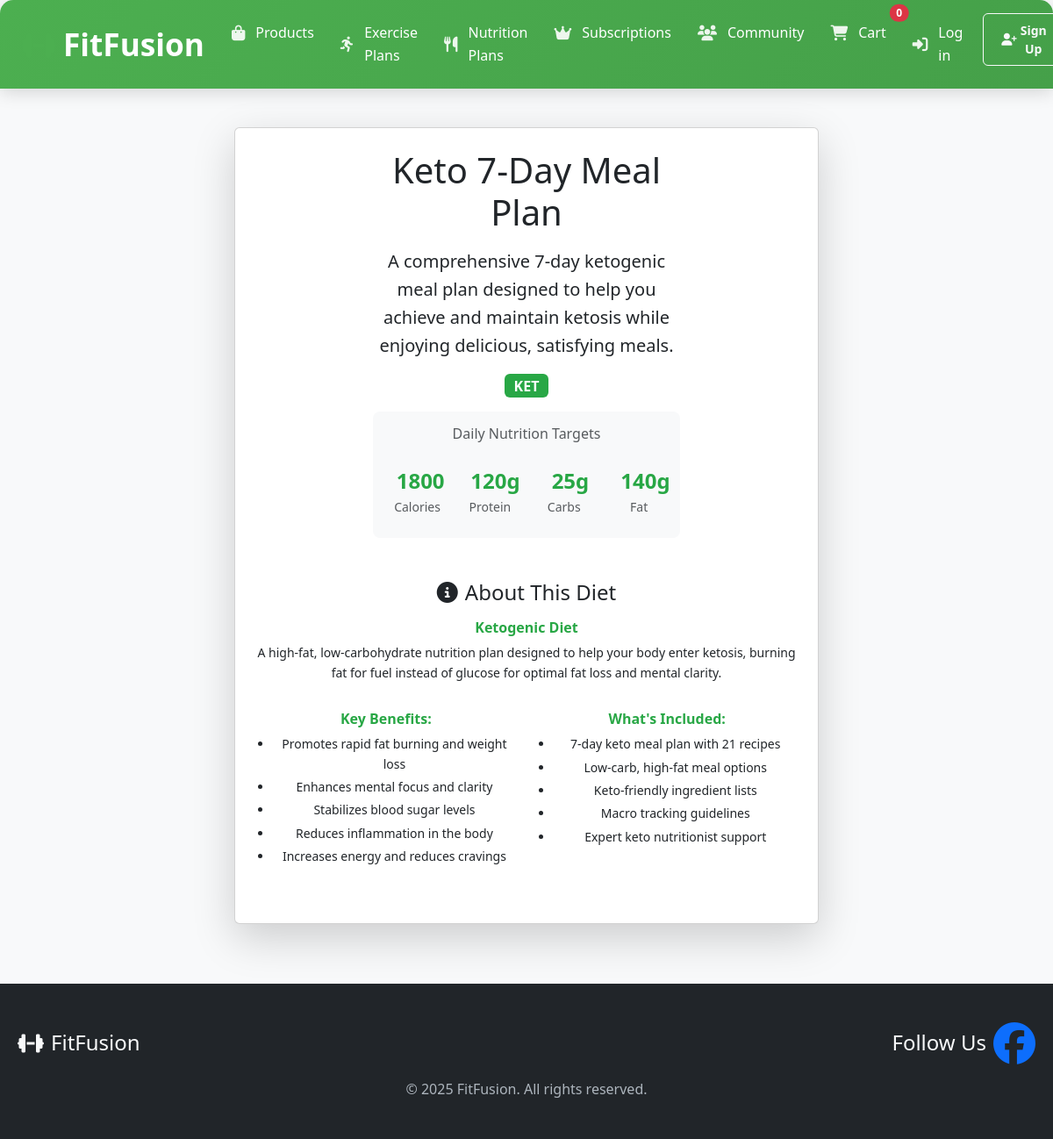
The page /products/nutrition-plan/8/ on the database its author committed.
### inventory/models.py (models this page shows, shortened)
class NutritionPlan(models.Model):
    DIET_TYPE_CHOICES = [
        ('VEG', 'Vegetarian'),
        ('VEGAN', 'Vegan'),
        ('PALEO', 'Paleo'),
        ('KETO', 'Ketogenic'),
        ('BAL', 'Balanced'),
    ]
    name = models.CharField(max_length=200)
    slug = models.SlugField(unique=True)
    description = models.TextField()
    diet_type = models.CharField(max_length=5, choices=DIET_TYPE_CHOICES)
    calories_per_day = models.PositiveIntegerField(help_text="Target calories per day")
    protein_grams = models.PositiveIntegerField(help_text="Target protein in grams")
    carbs_grams = models.PositiveIntegerField(help_text="Target carbs in grams")
    fat_grams = models.PositiveIntegerField(help_text="Target fat in grams")
    duration_days = models.PositiveIntegerField(default=7, help_text="Duration of the plan in days")
    created_at = models.DateTimeField(auto_now_add=True)
    updated_at = models.DateTimeField(auto_now=True)
    nutritionist = models.ForeignKey(User, on_delete=models.SET_NULL, null=True)
    price = models.DecimalField(max_digits=10, decimal_places=2, default=29.99)
    sale_price = models.DecimalField(max_digits=10, decimal_places=2, null=True, blank=True)
    is_active = models.BooleanField(default=True)
    class Meta:
        ordering = ['-created_at']
    def get_weekly_meals(self):
        meals = self.meals.all().order_by('day_of_week', 'meal_type')
        weekly_meals = {}
        for meal in meals:
            if meal.day_of_week not in weekly_meals:
                weekly_meals[meal.day_of_week] = {}
            if meal.meal_type not in weekly_meals[meal.day_of_week]:
                weekly_meals[meal.day_of_week][meal.meal_type] = []
            weekly_meals[meal.day_of_week][meal.meal_type].append(meal)
        return weekly_meals

### inventory/views.py (the view, shortened to what this page needs)
# urls.py: path('nutrition-plan/<int:plan_id>/', views.nutrition_plan_detail, name='nutrition_plan_detail'),
def nutrition_plan_detail(request, plan_id):
    plan = get_object_or_404(NutritionPlan, id=plan_id, is_active=True)
    progress = None
    if request.user.is_authenticated:
        progress = NutritionPlanProgress.objects.filter(
            user=request.user,
            plan=plan
        ).first()
    weekly_meals = plan.get_weekly_meals()
    meal_types = []
    return render(request, 'inventory/nutrition_plan_detail.html', {
        'plan': plan,
        'weekly_meals': weekly_meals,
        'progress': progress,
        'meal_types': meal_types,
        'stripe_public_key': settings.STRIPE_PUBLIC_KEY
    })

### inventory/context_processors.py (called while the page is built)
def cart_count(request):
    cart = request.session.get('cart', {})
    total_items = sum(cart.values())
    return {'cart_count': total_items}

### inventory/templates/inventory/nutrition_plan_detail.html (shortened to what this page needs)
{% extends 'base.html' %}
{% load static %}
{% load inventory_tags %}
{% block content %}
<div class="container mt-4">
    <div class="row justify-content-center">
        <div class="col-lg-8 col-xl-7">
            <div class="card shadow-lg">
                <div class="card-body p-4 text-center">
                    <div class="row mb-4 justify-content-center">
                        <div class="col-lg-8 col-xl-7 text-center">
                            <h1 class="card-title mb-3">{{ plan.name }}</h1>
                            <p class="card-text lead">{{ plan.description }}</p>
                            <div class="mb-3">
                                <span class="badge bg-success fs-6">{{ plan.get_diet_type_display }}</span>
                            </div>
                            <div class="nutrition-facts mb-4">
                                <h6 class="text-muted mb-3">Daily Nutrition Targets</h6>
                                <div class="row text-center">
                                    <div class="col-3">
                                        <div class="nutrition-item">
                                            <div class="nutrition-value">{{ plan.calories_per_day }}</div>
                                            <small class="text-muted">Calories</small>
                                        </div>
                                    </div>
                                    <div class="col-3">
                                        <div class="nutrition-item">
                                            <div class="nutrition-value">{{ plan.protein_grams }}g</div>
                                            <small class="text-muted">Protein</small>
                                        </div>
                                    </div>
                                    <div class="col-3">
                                        <div class="nutrition-item">
                                            <div class="nutrition-value">{{ plan.carbs_grams }}g</div>
                                            <small class="text-muted">Carbs</small>
                                        </div>
                                    </div>
                                    <div class="col-3">
                                        <div class="nutrition-item">
                                            <div class="nutrition-value">{{ plan.fat_grams }}g</div>
                                            <small class="text-muted">Fat</small>
                                        </div>
                                    </div>
                                </div>
                            </div>
                        </div>
                    </div>
                    <div class="row mb-4">
                        <div class="col-12 text-center">
                            <h4 class="mb-3">
                                <i class="fas fa-info-circle me-2"></i>About This Diet
                            </h4>
                            {% if plan.diet_type == 'BAL' %}
                            <div class="diet-info">
                                <h6 class="text-success">Balanced Diet</h6>
                                <p class="small">A comprehensive nutrition plan that provides optimal balance of macronutrients to support overall health, fitness goals, and sustainable weight management.</p>
                                <div class="row">
                                    <div class="col-md-6">
                                        <h6 class="mt-3">Key Benefits:</h6>
                                        <ul class="small">
                                            <li>Supports muscle growth and recovery</li>
                                            <li>Provides sustained energy throughout the day</li>
                                            <li>Promotes healthy metabolism</li>
                                            <li>Includes variety of whole foods</li>
                                            <li>Suitable for most fitness levels</li>
                                        </ul>
                                    </div>
                                    <div class="col-md-6">
                                        <h6 class="mt-3">What's Included:</h6>
                                        <ul class="small">
                                            <li>7-day meal plan with 21 recipes</li>
                                            <li>Detailed nutrition breakdown</li>
                                            <li>Shopping lists and prep guides</li>
                                            <li>Progress tracking tools</li>
                                            <li>Expert nutritionist support</li>
                                        </ul>
                                    </div>
                                </div>
                            </div>
                            {% elif plan.diet_type == 'KET' %}
                            <div class="diet-info">
                                <h6 class="text-success">Ketogenic Diet</h6>
                                <p class="small">A high-fat, low-carbohydrate nutrition plan designed to help your body enter ketosis, burning fat for fuel instead of glucose for optimal fat loss and mental clarity.</p>
                                <div class="row">
                                    <div class="col-md-6">
                                        <h6 class="mt-3">Key Benefits:</h6>
                                        <ul class="small">
                                            <li>Promotes rapid fat burning and weight loss</li>
                                            <li>Enhances mental focus and clarity</li>
                                            <li>Stabilizes blood sugar levels</li>
                                            <li>Reduces inflammation in the body</li>
                                            <li>Increases energy and reduces cravings</li>
                                        </ul>
                                    </div>
                                    <div class="col-md-6">
                                        <h6 class="mt-3">What's Included:</h6>
                                        <ul class="small">
                                            <li>7-day keto meal plan with 21 recipes</li>
                                            <li>Low-carb, high-fat meal options</li>
                                            <li>Keto-friendly ingredient lists</li>
                                            <li>Macro tracking guidelines</li>
                                            <li>Expert keto nutritionist support</li>
                                        </ul>
                                    </div>
                                </div>
                            </div>
                            {% endif %}
                        </div>
                    </div>
                </div>
            </div>
        </div>
    </div>
</div>
{% endblock %}

### static/inventory/styles.css (style rules this page uses)
:root { --primary-color: #4CAF50; --secondary-color: #2196F3; --danger-color: #ff4444; --text-color: #333; --light-gray: #f8f8f8; --border-color: #ddd; --shadow: 0 2px 4px rgba(0,0,0,0.1); --transition: all 0.3s ease; }
body { font-family: 'Segoe UI', Tahoma, Geneva, Verdana, sans-serif; line-height: 1.6; color: var(--text-color); background-color: #f8f9fa; margin: 0; padding: 0; }
.container { max-width: 1200px; margin: 0 auto; padding: 20px; }

### inventory/templates/inventory/nutrition_plan_detail.html (style rules this page uses)
.nutrition-facts { background: #f8f9fa; padding: 1rem; border-radius: 0.5rem; }
.nutrition-item { padding: 0.5rem; }
.nutrition-value { font-size: 1.5rem; font-weight: bold; color: #28a745; white-space: nowrap; min-width: 60px; }
.nutrition-item small { white-space: nowrap; display: block; }
.diet-info h6 { color: #28a745; font-weight: bold; }
.diet-info ul { padding-left: 1.2rem; }
.diet-info li { margin-bottom: 0.25rem; }
.diet-info { max-width: 100%; margin: 0 auto; }
.diet-info .row { justify-content: center; }
.badge.bg-success { background-color: #28a745 !important; }
.text-success { color: #28a745 !important; }

### rows shown on the page
NutritionPlan: name "Keto 7-Day Meal Plan", description "A comprehensive 7-day ketogenic meal plan designed to help you achieve and maintain ketosis while enjoying delicious, satisfying meals.", diet_type "KET", calories_per_day "1800", protein_grams "120", carbs_grams "25", fat_grams "140"

### other values the page prints
{{ cart_count|default:0 }} "0"
